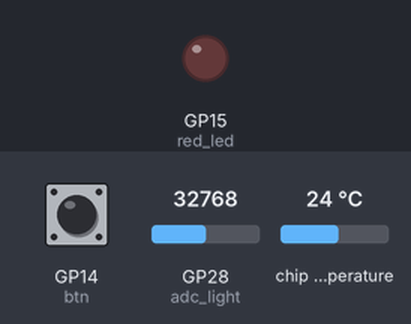
A program run on a simulated Raspberry Pi Pico running MicroPython. Parts: output pins drawn as LEDs (lit = HIGH). The test bench sets the inputs (shaded band); at power-on: GP14 (btn) LOW, GP28 (adc_light) = 32768, chip temperature 24 °C (analog values on the 0–65535 scale). WiFi joins after 1.5 s; the clock reads 2024-03-15 10:24:30 at power-on unless the program sets it; web requests get an empty 200 reply after 0.4 s; what the program prints to the serial console is not drawn.

Above: at 3.2 s.
3.3 s: GP14 (btn) pulled HIGH for 0.15 s
At 3.7 s:
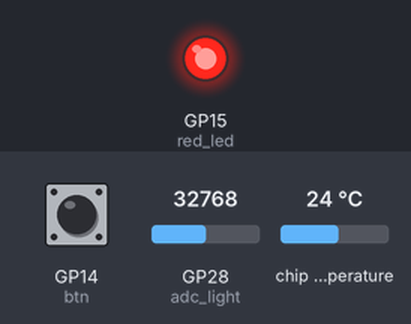
5.4 s: GP14 (btn) pulled HIGH for 3.2 s
At 9.9 s:
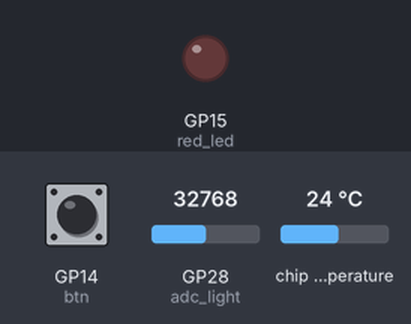
Timing chart, 0 to 11.4 s (numbered marks = the images above; inputs shaded):
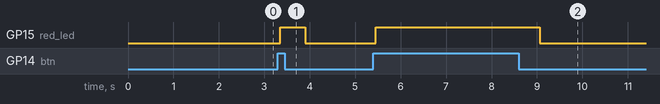

The program:

lesson11_1.py
```python
from machine import Pin, ADC
from tools import connect,reconnect
import time
import urequests

red_led = Pin(15,mode=Pin.OUT)
btn = Pin(14, Pin.IN, Pin.PULL_DOWN)
is_press = False
connect()

def getCurrentTime():
    times_tuple = time.localtime()
    currentTime = f'{times_tuple[0]}-{times_tuple[1]}-{times_tuple[2]} {times_tuple[3]}:{times_tuple[4]}:{times_tuple[5]}'
    return currentTime

def getTemperature():
    sensor_temp = machine.ADC(4)
    conversion_factor = 3.3 / (65535)
    reading = sensor_temp.read_u16() * conversion_factor
    temperature = 27 - (reading - 0.706)/0.001721
    return temperature

def getLightValue():
    adc_light = ADC(Pin(28))
    light_value = adc_light.read_u16()
    return light_value

while True:
    if btn.value():
        #解決按下彈跳
        time.sleep_ms(50)
        if btn.value():
            is_press = True
            red_led.value(1)
    else:
        #解決放開彈跳
        time.sleep_ms(50)
        if btn.value() == False:
            if is_press == True:
                print('release')
                currentTime = getCurrentTime()
                temperature= getTemperature()
                light=getLightValue()

                is_press = False

                url_str = f'https://openapi-scdc.onrender.com/pico_w/{currentTime}?address=chicken_KFC&celsius={temperature}&light={light}'
                try:
                    response = urequests.get(url_str)
                    pass
                except:
                    print("ap出現問題")
                    reconnect()
                else:
                    if response.status_code == 200:
                        print("傳送訊息成功")
                    else:
                        print("傳送失敗(server出現錯誤)")
                    response.close()


            red_led.value(0)
```

tools.py
```python
import network
import urequests as requests
import time
import rp2
from machine import WDT

rp2.country('TW') #設定我們的wifi的地區是台灣(可以不設)

ssid = 'ASUS_232'
password = '550511sf'

wlan = network.WLAN(network.STA_IF)
wlan.active(True)
wlan.connect(ssid, password)
wlan.config(pm = 0xa11140) #預設是省電模式,可以設為非省電模式

def connect():
    #等待連線或失敗
    #status=0,1,2正在連線
    #status=3連線成功
    #<1,>=3失敗的連線
    max_wait = 10

    while max_wait > 0:
        status = wlan.status()
        if status < 0 or status >= 3:
            break
        max_wait -= 1
        print("等待連線")
        time.sleep(1)

    #處理錯誤
    if wlan.status() != 3:
        print('連線失敗,重新開機')
        raise RuntimeError('連線失敗') #開發階段,出現錯誤,中斷執行
        #wdt = WDT(timeout=2000) #無連接電腦時,重新開機(成品時,請使用這個)
        #wdt.feed()
    else:
        print('連線成功')
        status = wlan.ifconfig()
        print(f'ip={status[0]}')


def reconnect():
    if wlan.status() == 3: #還在連線,只是傳送的server無回應
        print(f"無法連線({wlan.status()})")
        return
    else:
        print("嘗試重新連線")
        wlan.disconnect()
        wlan.connect(ssid, password)
        connect() #再連線一次
```

Measured:
- after the input at 3.3 s, GP15 (red_led): LOW → HIGH after 0.05 s, → LOW 0.55 s later
- after the input at 5.4 s, GP15 (red_led): LOW → HIGH after 0.06 s, → LOW 3.6 s later
